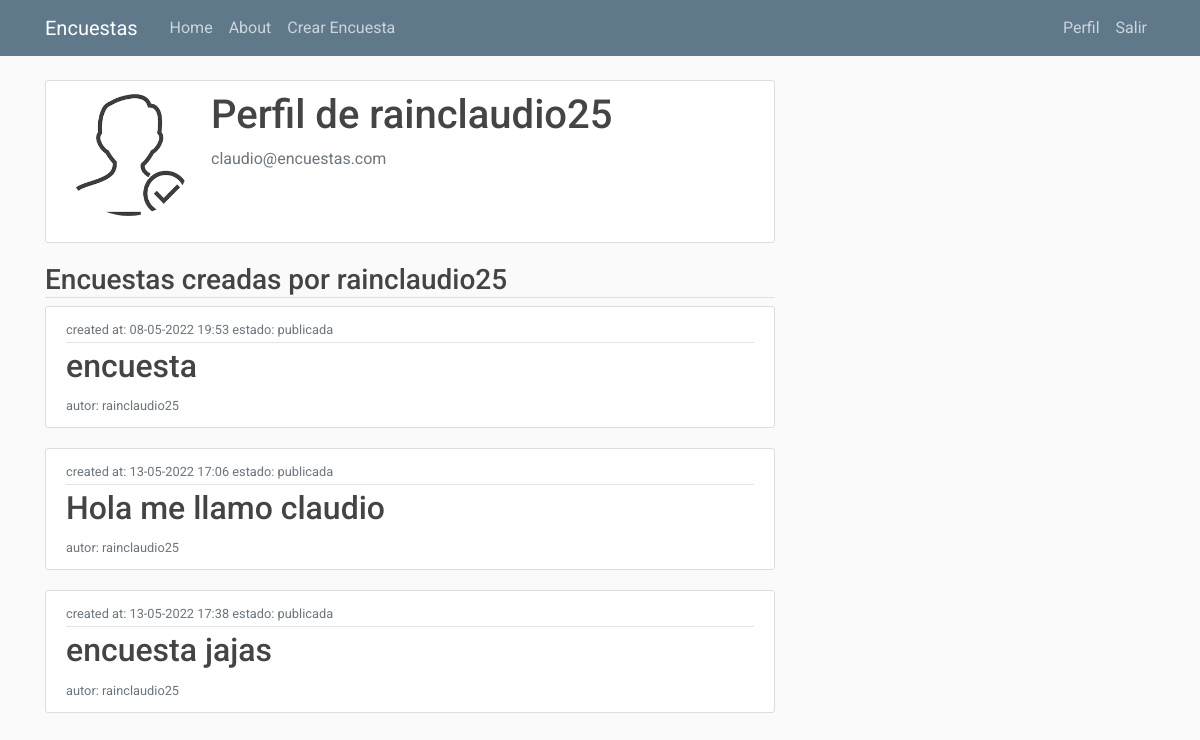
The app's page /profile (signed in) with its own data.
### encuestas/models.py (models this page shows, shortened)
class User(db.Model,UserMixin):
    id = db.Column(db.Integer, primary_key=True)
    username = db.Column(db.String(20), unique=True, nullable=False)
    email = db.Column(db.String(120), unique=True, nullable=False)
    image_file = db.Column(db.String(20), nullable=False, default='default.jpg')
    password = db.Column(db.String(60), nullable=False)
    posts = db.relationship('Post', backref='author', lazy=True)

class Encuesta(db.Model):
    id = db.Column(db.Integer, primary_key = True)
    title = db.Column(db.String(100),nullable = False)
    date_created = db.Column(db.DateTime, nullable = False, default = datetime.utcnow)
    date_posted = db.Column(db.DateTime, default = datetime.utcnow)
    user_id = db.Column(db.Integer, db.ForeignKey('user.id'),nullable = False)
    preguntas = db.relationship('Pregunta', backref = 'content', lazy = True)
    estado =  db.Column(db.String(100), default = "creada")

### encuestas/routes.py (the view)
@app.route("/profile")
@login_required
def profile():
    encuestas = Encuesta.query.filter_by(user_id = current_user.username)
    image_file = url_for('static', filename= 'profile_pics/' + current_user.image_file)
    return render_template('profile.html', title='Profile', image_file=image_file,  encuestas = encuestas)

### encuestas/models.py (called while the page is built)
@login_manager_.user_loader
def load_user(user_id):
    return User.query.get(int(user_id))

### encuestas/templates/profile.html
{% extends "layout.html" %}
{% block content %}
    <div class = "content-section">
        <div class = "media">
            <img class = "rounded-circle account-img" src = "{{image_file}}">
            <div class = "media-body">
                <h2 class = "account-heading">Perfil de {{current_user.username}}</h2>
                <p class = "text-secondary">{{current_user.email}}</p>
            </div>
        </div>
    </div>
    <h3 class="border-bottom mb-2">Encuestas creadas por {{current_user.username}}</h3>
    {% for encuesta in encuestas %}
    <article class="media content-section">
        <div class="media-body">
            <div class="article-metadata">
                <small class="text-muted">
                    created at: {{encuesta.date_created.strftime('%d-%m-%Y %H:%M')}}
                </small>
                <small class="text-muted">
                    estado: {{encuesta.estado}}
                </small>
            </div>
                <h2>
                    <a class="article-title"
                       href="{{ url_for('editar_encuesta', encuesta_id=encuesta.id) }}">{{ encuesta.title }}</a>
                </h2>
                <small class="text-muted">
                    autor: {{encuesta.user_id}}
                </small>
            </div>
        </article>
        {% endfor %}
{% endblock content %}

### encuestas/templates/layout.html (shortened to what this page needs)
<!DOCTYPE html>
<html>
<head>
    <link rel="stylesheet" href="https://maxcdn.bootstrapcdn.com/bootstrap/4.0.0/css/bootstrap.min.css">
    <link rel="stylesheet" type="text/css" href="{{ url_for('static', filename='main.css') }}">
</head>
<body>
    <header class="site-header">
      <nav class="navbar navbar-expand-md navbar-dark bg-steel fixed-top">
        <div class="container">
          <a class="navbar-brand mr-4" href="/">Encuestas</a>
          <div class="collapse navbar-collapse" id="navbarToggle">
            <div class="navbar-nav mr-auto">
              <a class="nav-item nav-link" href="{{ url_for('home') }}">Home</a>
              <a class="nav-item nav-link" href="{{ url_for('about') }}">About</a>
              {% if current_user.is_authenticated %}
              <a class="nav-item nav-link" href="{{ url_for('crear_encuesta')}}">Crear Encuesta</a>
              {% endif %}
            </div>
            <div class="navbar-nav">
              {% if current_user.is_authenticated %}
              <a class="nav-item nav-link" href="{{ url_for('profile') }}">Perfil</a>
              <a class="nav-item nav-link" href="{{ url_for('logout') }}">Salir</a>
              {% else %}
              <a class="nav-item nav-link" href="{{ url_for('login') }}">Login</a>
              <a class="nav-item nav-link" href="{{ url_for('register') }}">Registrate</a>
              {% endif %}
            </div>
          </div>
        </div>
      </nav>
    </header>
    <main role="main" class="container">
      <div class="row">
        <div class="col-md-8">
          {% block content %}{% endblock %}
        </div>
      </div>
    </main>
</body>
</html>

### encuestas/static/main.css (style rules this page uses)
body { font-family: "Roboto", sans-serif; font-weight: 400; background: #fafafa; color: #444; margin-top: 5rem; box-sizing: border-box; }
h1, h2, h3, h4, h5, h6 { color: #444444; }
.bg-steel { background-color: #5f788a; }
.site-header .navbar-nav .nav-link { color: #cbd5db; }
.content-section { background: #ffffff; padding: 10px 20px; border: 1px solid #dddddd; border-radius: 3px; margin-bottom: 20px; }
.article-title { color: #444444; }
.article-metadata { padding-bottom: 1px; margin-bottom: 4px; border-bottom: 1px solid #e3e3e3; }
.account-img { height: 125px; width: 125px; margin-right: 20px; margin-bottom: 16px; }
.account-heading { font-size: 2.5rem; }

### records on screen
User: username "rainclaudio25", email "claudio@encuestas.com"
Encuesta: date_created "08-05-2022 19:53", estado "publicada", title "encuesta", user_id "rainclaudio25"
Encuesta: date_created "13-05-2022 17:06", estado "publicada", title "Hola me llamo claudio", user_id "rainclaudio25"
Encuesta: date_created "13-05-2022 17:38", estado "publicada", title "encuesta jajas", user_id "rainclaudio25"
